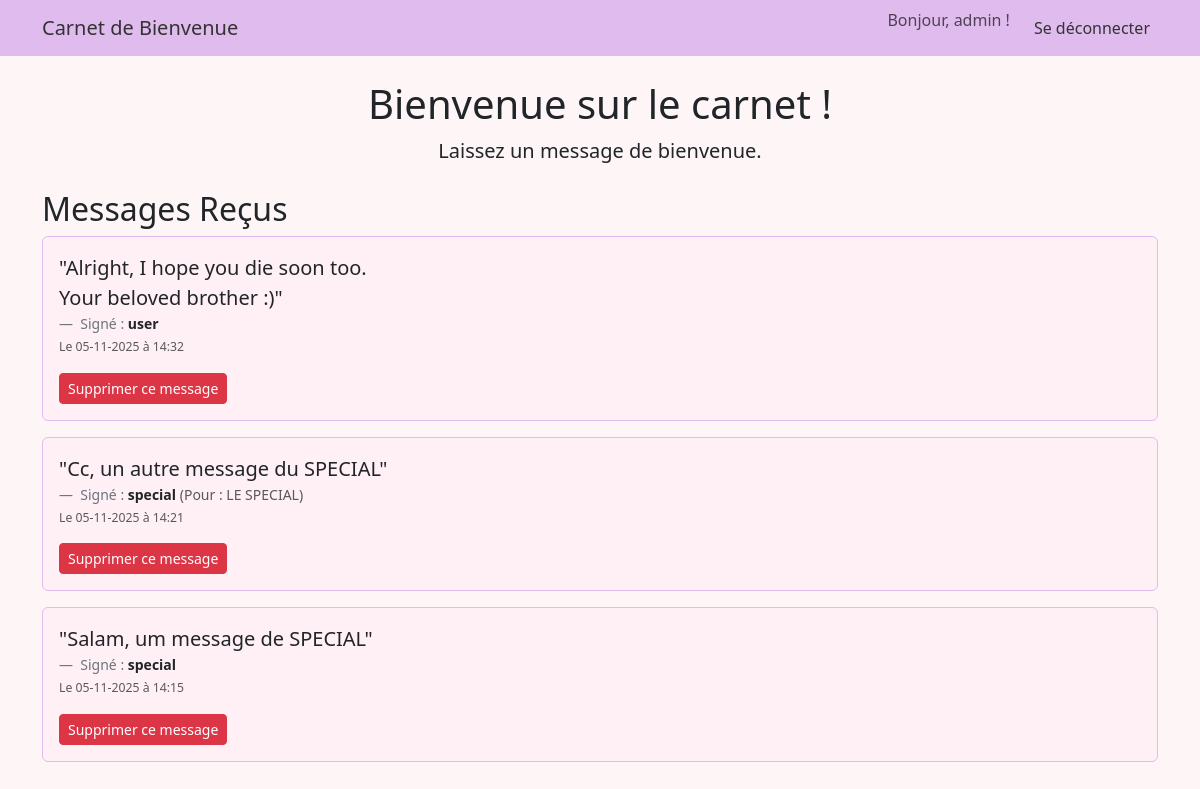
The app's page /index (signed in) with its own data.
### app/models.py (models this page shows, shortened)
class User(db.Model, UserMixin):
    id = db.Column(db.Integer, primary_key=True)
    username = db.Column(db.String(80), unique=True, nullable=False)
    email = db.Column(db.String(120), unique=True, nullable=False)
    password_hash = db.Column(db.String(128), nullable=False)
    is_admin = db.Column(db.Boolean, default=False, nullable=False)
    messages = db.relationship('Message', backref='author', lazy=True)

class Message(db.Model):
    id = db.Column(db.Integer, primary_key=True)
    content = db.Column(db.Text, nullable=False)
    created_at = db.Column(db.DateTime, nullable=False, default=datetime.utcnow)
    first_name = db.Column(db.String(100), nullable=True)
    last_name = db.Column(db.String(100), nullable=True)
    user_id = db.Column(db.Integer, db.ForeignKey('user.id'), nullable=False)

### app/routes.py (the view, shortened to what this page needs)
@app.route("/", methods=['GET', 'POST'])
@app.route("/index", methods=['GET', 'POST'])
@login_required
def index():
    form = MessageForm()
    messages_to_display = []
    if current_user.is_admin:
        messages_to_display = Message.query.order_by(Message.created_at.desc()).all()
    elif current_user.id == 2:
        messages_to_display = []
    else:
        messages_to_display = current_user.messages  # Utilise la relation
    show_form = False
    if current_user.id == 2:
        show_form = True
    elif not current_user.is_admin and not current_user.messages:
        show_form = True
    return render_template('index.html',
                           title='Carnet de Bienvenue',
                           form=form,
                           messages=messages_to_display,
                           show_form=show_form)

### app/__init__.py (called while the page is built)
@login_manager.user_loader
def load_user(user_id):
    return models.User.query.get(int(user_id))

### app/templates/index.html (shortened to what this page needs)
{% extends "base.html" %}
{% block content %}
<div class="text-center mb-4">
    <h1>Bienvenue sur le carnet !</h1>
    <p class="lead">Laissez un message de bienvenue.</p>
</div>
<div class="row">
    <div class="{% if show_form %}col-lg-8{% else %}col-lg-12{% endif %}">
        <h2>Messages Reçus</h2>
        {% if messages %}
            {% for message in messages %}
            <div class="card mb-3">
                <div class="card-body">
                    <p class="card-text fs-5" style="white-space: pre-wrap;">"{{ message.content }}"</p>
                    <footer class="blockquote-footer">
                        {% if current_user.is_admin %}
                            Signé : <strong class="text-dark">{{ message.author.username }}</strong>
                            {% if message.first_name or message.last_name %}
                                <span class="text-muted">(Pour : {{ message.first_name }} {{ message.last_name }})</span>
                            {% endif %}
                        {% else %}
                            Signé : Vous
                        {% endif %}
                        <small class="text-muted d-block mt-1">
                            Le {{ message.created_at.strftime('%d-%m-%Y à %H:%M') }}
                        </small>
                    </footer>
                    {% if current_user.is_admin %}
                        <form action="{{ url_for('delete_message', message_id=message.id) }}" method="POST" class="mt-3">
                            <button type="submit" class="btn btn-danger btn-sm">
                                Supprimer ce message
                            </button>
                        </form>
                    {% endif %}
                    </div>
            </div>
            {% endfor %}
        {% else %}
            <div class="alert alert-info">
                Aucun message à afficher pour le moment.
            </div>
        {% endif %}
    </div>
</div>
{% endblock %}

### app/templates/base.html (shortened to what this page needs)
<!doctype html>
<html lang="fr">
  <head>
    <link href="https://cdn.jsdelivr.net/npm/bootstrap@5.3.3/dist/css/bootstrap.min.css" rel="stylesheet">
  </head>
  <body>
    <nav class="navbar navbar-expand-lg mb-4">
      <div class="container">
        <a class="navbar-brand" href="{{ url_for('index') }}">Carnet de Bienvenue</a>
        <div class="collapse navbar-collapse" id="navbarNav">
          <ul class="navbar-nav ms-auto">
            {% if current_user.is_authenticated %}
                <li class="nav-item">
                  <span class="navbar-text me-3">Bonjour, {{ current_user.username }} !</span>
                </li>
                <li class="nav-item">
                  <a class="nav-link" href="{{ url_for('logout') }}">Se déconnecter</a>
                </li>
            {% endif %}
          </ul>
        </div>
      </div>
    </nav>
    <main class="container">
        {% block content %}{% endblock %}
    </main>
  </body>
</html>

### app/templates/base.html (style rules this page uses)
body { background-color: #fdf5f6; }
.navbar { background-color: #e0bbee; }
.navbar-brand, .nav-link { color: #333 !important; }
.card { background-color: #fff0f5; border: 1px solid #e0bbee; }

### records on screen
User: username "admin"
Message: content "Alright, I hope you die soon too. Your beloved brother :)", author.username "user", created_at "05-11-2025 à 14:32"
Message: content "Cc, un autre message du SPECIAL", author.username "special", first_name "LE", last_name "SPECIAL", created_at "05-11-2025 à 14:21"
Message: content "Salam, um message de SPECIAL", author.username "special", created_at "05-11-2025 à 14:15"
